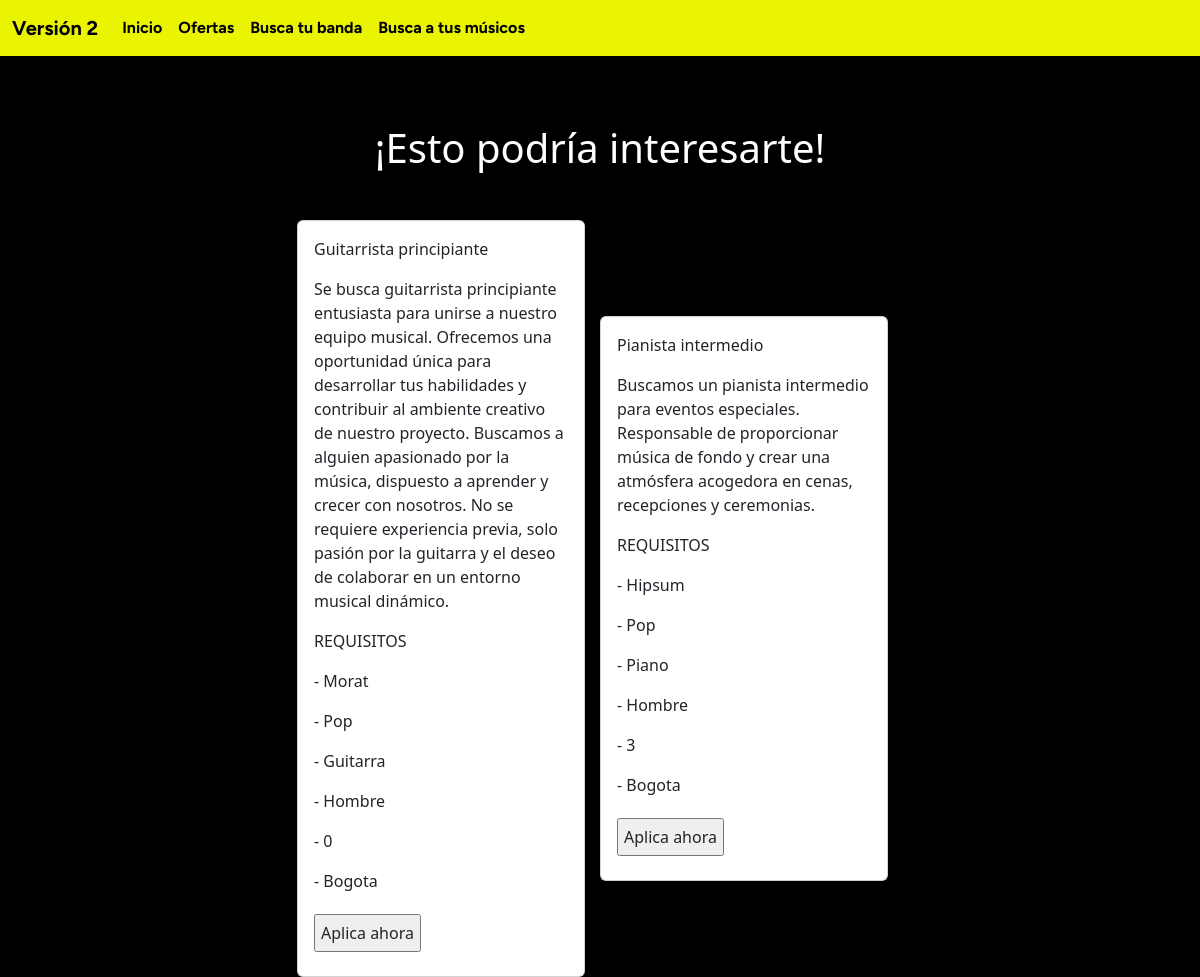
Page /offer_apply/ (signed in) on the committed database.
### offer/models.py (models this page shows, shortened)
class offer(models.Model):
    tittle_offer = models.CharField(max_length=200)
    description_offer = models.TextField()
    group_name = models.CharField(max_length=200)
    gender = models.CharField(max_length=50)
    instruments = models.CharField(max_length=200)
    genre = models.CharField(max_length=200)
    years = models.IntegerField(default=0)
    location = models.CharField(max_length=50)
    applicants = models.CharField(max_length=1000, blank=True, null=True)

### offer/views.py (the view, shortened to what this page needs)
# urls.py: path('offer_apply/', offerViews.apply_offer),
def apply_offer(request):
    fil = offer.objects.all()
    contex = {"fil": fil}
    username = request.session.get('logged_in_user', None)
    User = user.objects.get(user_name = username)
    if request.method == 'GET':
        return render(request, "offers_apply.html", contex)

### offer/templates/offers_apply.html (shortened to what this page needs)
{% extends 'layout/base_offer.html' %}
{% block content %}
<!DOCTYPE html>
<html lang="en">
<head>
</head>
<body>
    <h1>¡Esto podría interesarte!</h1>
    <div class="specifications">
        <form method="POST">
            <div class="container">
                {% for f in fil %}
                    <div class="card item" style="width: 18rem;">
                        <div class="card-body">
                            <p class="card-text">{{ f.tittle_offer}}</p>
                            <p class="card-text">{{ f.description_offer }}</p>
                            <p class="card-text">REQUISITOS</p>
                            <p class="card-text">- {{ f.group_name }}</p>
                            <p class="card-text">- {{ f.gender }}</p>
                            <p class="card-text">- {{ f.instruments }}</p>
                            <p class="card-text">- {{ f.genre }}</p>
                            <p class="card-text">- {{ f.years }}</p>
                            <p class="card-text">- {{ f.location }}</p>
                            <input type="submit" class="card-title" value="Aplica ahora">
                        </div>
                    </div>
                {% endfor %}
            </div>
        </form>
    </div>
</body>
</html>
{% endblock %}

### connections/templates/layout/base_offer.html (style rules this page uses)
body { background-color: black; color: white; margin: 0; height: 100vh; display: flex; flex-direction: column; justify-content: center; align-items: center; }

### offer/templates/offers_apply.html (style rules this page uses)
body { background-color: black; color: white; margin: 0; height: 100vh; display: flex; flex-direction: column; justify-content: center; align-items: center; }
h1 { color: white; margin-top: 300px; }
.specifications { display: flex; flex-direction: column; align-items: center; margin-top: 20px; }
.container { display: flex; flex-direction: row; align-items: center; margin-top: 20px; justify-content: space-between; }
.item { margin-right: 15px; }
form { display: flex; flex-direction: column; }
select, input { margin-top: 5px; padding: 5px; }

### rows in the picture
offer: tittle_offer "Guitarrista principiante", description_offer "Se busca guitarrista principiante entusiasta para unirse a nuestro equipo musical. Ofrecemos una oportunidad única para desarrollar tus habilidades y contribuir al ambiente creativo de nuestro proyecto. Buscamos a alguien apasionado por la música, dispuesto a aprender y crecer con nosotros. No se requiere experiencia previa, solo pasión por la guitarra y el deseo de colaborar en un entorno musical dinámico.", group_name "Morat", gender "Pop", instruments "Guitarra", genre "Hombre", years "0", location "Bogota"
offer: tittle_offer "Pianista intermedio", description_offer "Buscamos un pianista intermedio para eventos especiales. Responsable de proporcionar música de fondo y crear una atmósfera acogedora en cenas, recepciones y ceremonias.", group_name "Hipsum", gender "Pop", instruments "Piano", genre "Hombre", years "3", location "Bogota"
